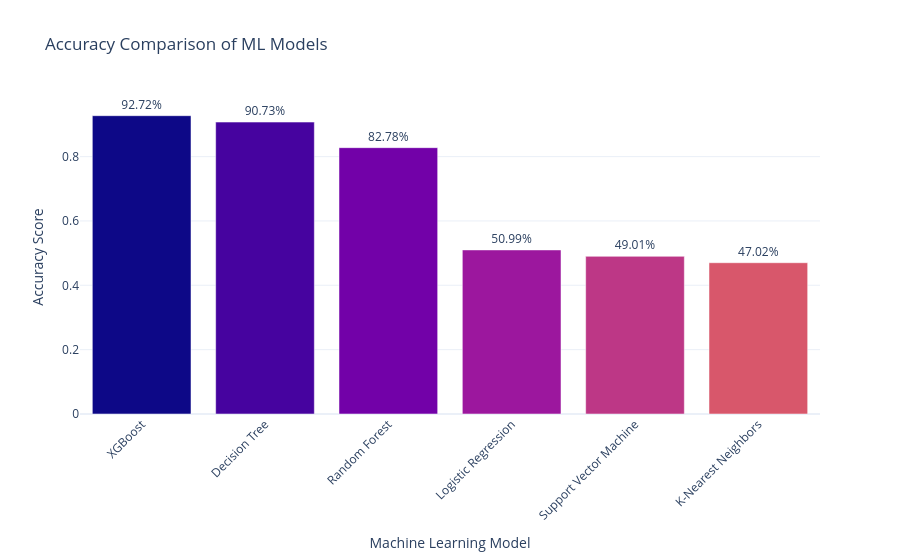

The notebook cell saved with this chart:
### Code cell
# Plot accuracy comparison
fig = px.bar(
    results_df.sort_values(by='Accuracy', ascending=False),
    x='Model',
    y='Accuracy',
    color='Model',
    title='Accuracy Comparison of ML Models',
    text='Accuracy',
    color_discrete_sequence=px.colors.sequential.Plasma
)

fig.update_layout(
    xaxis_title='Machine Learning Model',
    yaxis_title='Accuracy Score',
    xaxis_tickangle=-45,
    showlegend=False,
    template='plotly_white'
)

fig.update_traces(texttemplate='%{text:.2%}', textposition='outside')  # Show as %
fig.show()

### Figure 1 — Plotly figure (JSON) as saved in the notebook; plotly's stock layout.template omitted (floating-point values rounded to 4 significant figures)
{"data": [{"hovertemplate": "Model=%{x}<br>Accuracy=%{text}<extra></extra>", "legendgroup": "XGBoost", "marker": {"color": "#0d0887", "pattern": {"shape": ""}}, "name": "XGBoost", "orientation": "v", "showlegend": true, "text": [0.9272], "textposition": "outside", "texttemplate": "%{text:.2%}", "type": "bar", "x": ["XGBoost"], "xaxis": "x", "y": [0.9272], "yaxis": "y"}, {"hovertemplate": "Model=%{x}<br>Accuracy=%{text}<extra></extra>", "legendgroup": "Decision Tree", "marker": {"color": "#46039f", "pattern": {"shape": ""}}, "name": "Decision Tree", "orientation": "v", "showlegend": true, "text": [0.9073], "textposition": "outside", "texttemplate": "%{text:.2%}", "type": "bar", "x": ["Decision Tree"], "xaxis": "x", "y": [0.9073], "yaxis": "y"}, {"hovertemplate": "Model=%{x}<br>Accuracy=%{text}<extra></extra>", "legendgroup": "Random Forest", "marker": {"color": "#7201a8", "pattern": {"shape": ""}}, "name": "Random Forest", "orientation": "v", "showlegend": true, "text": [0.8278], "textposition": "outside", "texttemplate": "%{text:.2%}", "type": "bar", "x": ["Random Forest"], "xaxis": "x", "y": [0.8278], "yaxis": "y"}, {"hovertemplate": "Model=%{x}<br>Accuracy=%{text}<extra></extra>", "legendgroup": "Logistic Regression", "marker": {"color": "#9c179e", "pattern": {"shape": ""}}, "name": "Logistic Regression", "orientation": "v", "showlegend": true, "text": [0.5099], "textposition": "outside", "texttemplate": "%{text:.2%}", "type": "bar", "x": ["Logistic Regression"], "xaxis": "x", "y": [0.5099], "yaxis": "y"}, {"hovertemplate": "Model=%{x}<br>Accuracy=%{text}<extra></extra>", "legendgroup": "Support Vector Machine", "marker": {"color": "#bd3786", "pattern": {"shape": ""}}, "name": "Support Vector Machine", "orientation": "v", "showlegend": true, "text": [0.4901], "textposition": "outside", "texttemplate": "%{text:.2%}", "type": "bar", "x": ["Support Vector Machine"], "xaxis": "x", "y": [0.4901], "yaxis": "y"}, {"hovertemplate": "Model=%{x}<br>Accuracy=%{text}<extra></extra>", "legendgroup": "K-Nearest Neighbors", "marker": {"color": "#d8576b", "pattern": {"shape": ""}}, "name": "K-Nearest Neighbors", "orientation": "v", "showlegend": true, "text": [0.4702], "textposition": "outside", "texttemplate": "%{text:.2%}", "type": "bar", "x": ["K-Nearest Neighbors"], "xaxis": "x", "y": [0.4702], "yaxis": "y"}], "layout": {"barmode": "relative", "legend": {"title": {"text": "Model"}, "tracegroupgap": 0}, "showlegend": false, "title": {"text": "Accuracy Comparison of ML Models"}, "xaxis": {"anchor": "y", "categoryarray": ["XGBoost", "Decision Tree", "Random Forest", "Logistic Regression", "Support Vector Machine", "K-Nearest Neighbors"], "categoryorder": "array", "domain": [0, 1], "tickangle": -45, "title": {"text": "Machine Learning Model"}}, "yaxis": {"anchor": "x", "domain": [0, 1], "title": {"text": "Accuracy Score"}}}}
